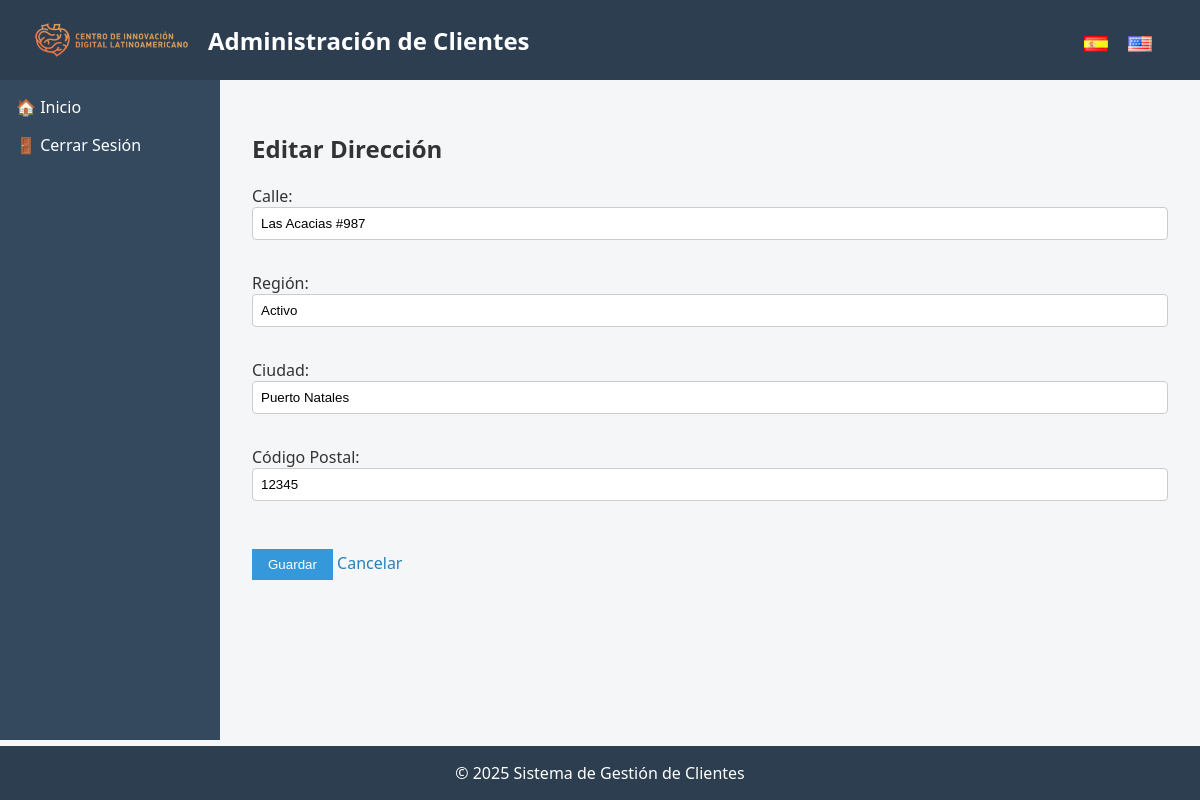
/es/direccion/2/2/, run on the app's committed database.
### clientes/models.py (models this page shows, shortened)
class Direccion(models.Model):
    cliente = models.ForeignKey('Cliente', on_delete=models.CASCADE, related_name='direcciones')
    calle = models.CharField(max_length=100)
    ciudad = models.CharField(max_length=50)
    region = models.CharField(max_length=50)
    codigo_postal = models.CharField(max_length=10)

### clientes/views.py (the view)
# urls.py: path('direccion/<int:cliente_id>/', views.guardar_direccion, name='nueva_direccion'),
def guardar_direccion(request, cliente_id, direccion_id=None):
    cliente = get_object_or_404(Cliente, pk=cliente_id)
    if direccion_id:
        direccion = get_object_or_404(Direccion, pk=direccion_id, cliente=cliente)
        titulo = _("Editar Dirección")
    else:
        direccion = None
        titulo = "Nueva Dirección"
        print("prueba 1")
    if request.method == 'POST':
        form = DireccionForm(request.POST, instance=direccion)
        if form.is_valid():
            nueva_direccion = form.save(commit=False)
            nueva_direccion.cliente = cliente
            nueva_direccion.save()
            return redirect('editar_cliente', pk=cliente_id)
    else:
        form = DireccionForm(instance=direccion)
        print("prueba 2")
    return render(request, 'clientes/direccion_formulario.html', {
        'form': form,
        'cliente_id': cliente_id,
        'titulo': titulo,
    })

### clientes/forms.py
class DireccionForm(forms.ModelForm):
    class Meta:
        model = Direccion
        fields = ['calle', 'region', 'ciudad', 'codigo_postal']
        labels = {
            'calle': _('Calle'),
            'region': _('Región'),
            'ciudad': _('Ciudad'),
            'codigo_postal': _('Código Postal'),
        }

### clientes/templates/clientes/direccion_formulario.html (shortened to what this page needs)
{% extends 'layout.html' %}
{% load i18n %}
{% block content %}
<h2>{% trans titulo %}</h2>
<form method="post">
  {{ form.as_p }}
  <button type="submit">{% trans "Guardar" %}</button>
  <a href="{% url 'editar_cliente' cliente_id %}">{% trans "Cancelar" %}</a>
</form>
{% endblock %}

### clientes/templates/layout.html (style rules this page uses)
* { box-sizing: border-box; }
body { font-family: 'Segoe UI', Tahoma, Geneva, Verdana, sans-serif; background-color: #f4f6f8; color: #333; margin: 0; padding: 0; display: flex; flex-direction: column; min-height: 100vh; }
a { color: #2980b9; text-decoration: none; }
button { background-color: #3498db; color: white; border: none; padding: 0.5rem 1rem; margin-top: 1rem; cursor: pointer; }
input, select { width: 100%; padding: 0.5rem; margin-bottom: 1rem; border: 1px solid #ccc; border-radius: 4px; }

### data on the page
Direccion: calle "Las Acacias #987", region "Activo", ciudad "Puerto Natales", codigo_postal "12345"
